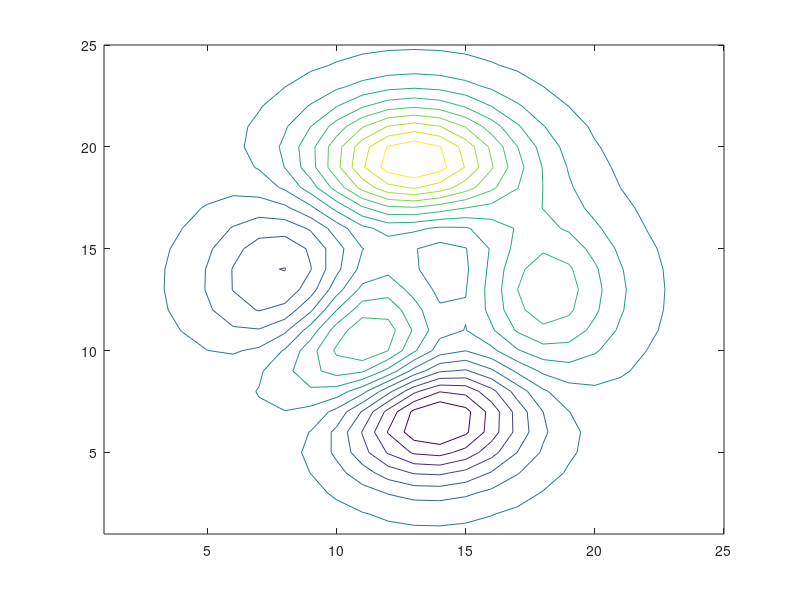

Here is the MATLAB script that generated this plot:
nsamples = 5;
npoints = 50;

for k = 1:nsamples
    currentData = rand(npoints,1);
    sampleMean(k) = mean(currentData);
end
overallMean = mean(sampleMean)

for k = 1:nsamples
   iterationString = ['Iteration #',int2str(k)];
   disp(iterationString)
   currentData = rand(npoints,1);
   sampleMean(k) = mean(currentData)
end
overallMean = mean(sampleMean)


z = peaks(25);

figure
mesh(z)
surf(z)
colormap(pink)
shading interp

contour(z, 16)
colormap default